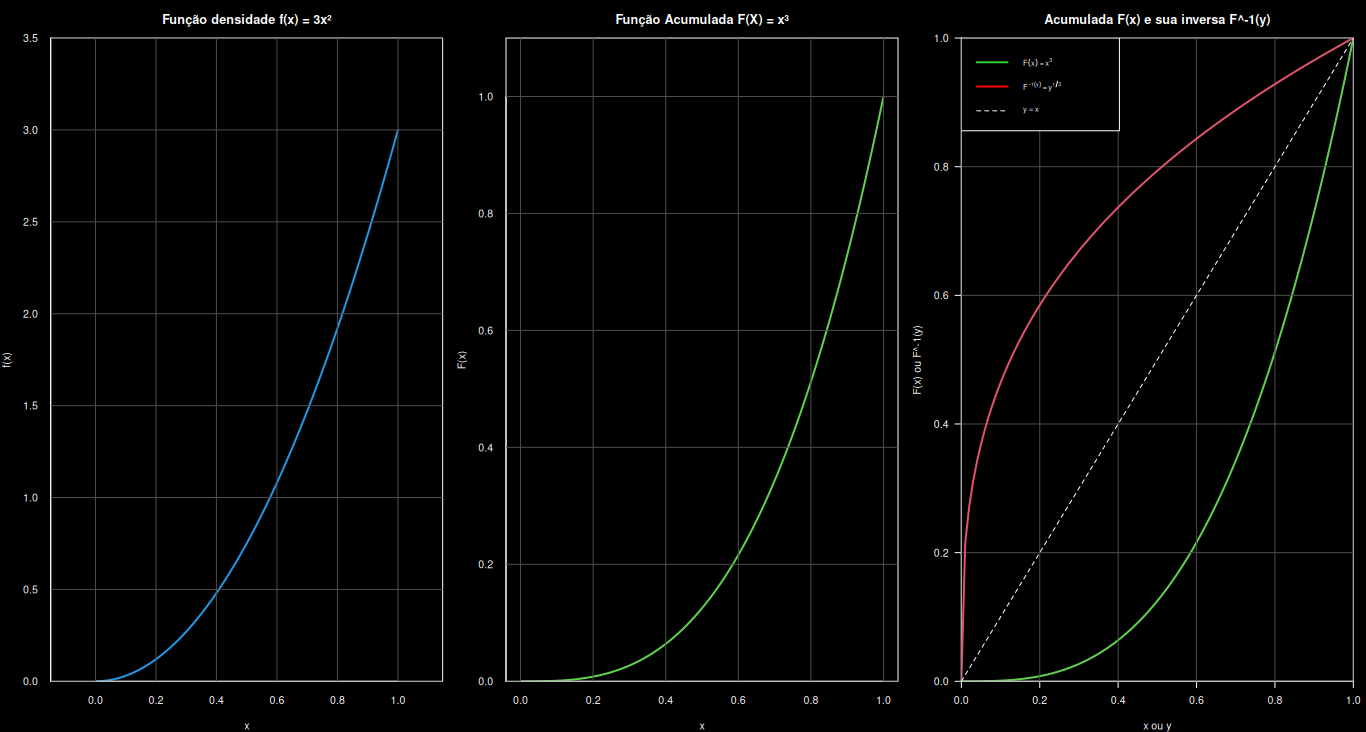

R code for this plot:
par(mfrow = c(1, 3),
    bg = "black",
    fg = "white",
    col.axis = "white",
    col.lab = "white",
    col.main = "white",
    mar = c(4, 4, 3, 1))

x <- seq(0, 1, length.out = 100)
fx <- function(x) 3*x**2
Fx <- function(x) x**3

curve(fx,
      from = 0,
      to = 1,
      main = "Função densidade f(x) = 3x²",
      xlab = "x",
      ylab = "f(x)",
      xlim = c(-0.1,1.1),
      ylim = c(0.0,3.5),
      col  = 4,
      lwd  = 2,
      tck = 0,
      yaxs = "i",
      las = 1
    )
grid(col = "gray30", lty = 1)

curve(Fx,
      from = 0,
      to   = 1,
      main = "Função Acumulada F(X) = x³",
      xlab = "x",
      ylab = "F(x)",
      #xlim = c(-0.1:1.5),
      ylim = c(0.0, 1.1),
      col  = 3,
      lwd  = 2,
      tck = 0,
      yaxs = "i",
      las = 1,
)
grid(col = "gray30", lty = 1)

curve(Fx,
      from = 0,
      to   = 1,
      ylim = c(0.0:1.05),
      col = 3,
      main = "Acumulada F(x) e sua inversa F^-1(y)",
      xlab = "x ou y",
      ylab = "F(x) ou F^-1(y)",
      lwd = 2,
      xaxs = "i",
      yaxs = "i",
      las = 1,
)
grid(col = "gray30", lty = 1)

Fx_Inv <- function(x) x**(1/3)
curve(Fx_Inv,
      from = 0,
      to   = 1,
      add = TRUE,
      col  = 2,
      lwd = 2
)  

abline(a = 0, b = 1, col = "white", lty = 2)

# Legenda
legend("topleft",
       legend = c(expression(F(x) == x^3),
                  expression(F^{-1}(y) == y^{1/3}),
                  "y = x"),
       col = c("limegreen", "red", "white"),
       lty = c(1, 1, 2),
       lwd = c(2, 2, 1),
       bg = "black",
       text.col = "white",
       cex = 0.7)
